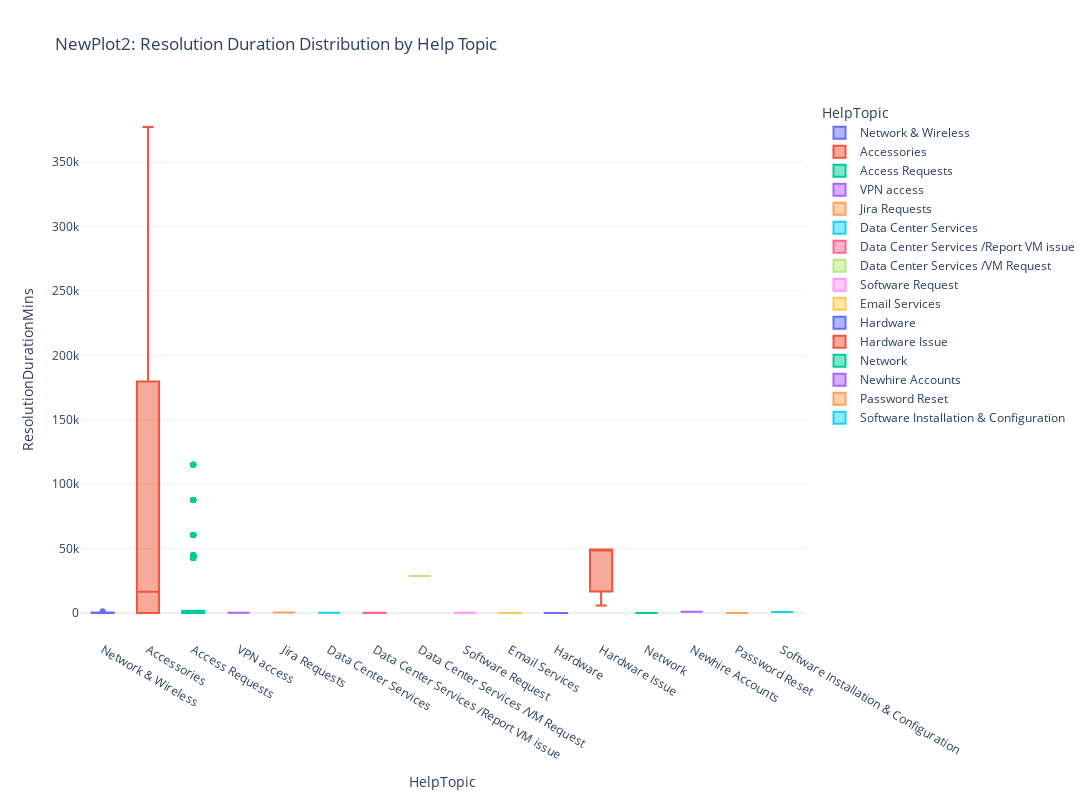

The cell this chart's notebook holds for it:
### Markdown cell above
***NewPlot2*** below  is box plot that visualizes the distribution of resolution durations for different help topics in the DataFrame. 

The plot is categorized by the 'HelpTopic' on the x-axis, with the 'ResolutionDurationMins' on the y-axis, showing how resolution times vary across different topics. 

Each help topic is color-coded for easy distinction. The chart is customized in size and style (using the 'plotly_white' template) to enhance visual clarity and presentation, providing a useful tool for analyzing patterns or outliers in resolution times across various help topics.

### Code cell
fig = px.box(df, x='HelpTopic', y='ResolutionDurationMins',
             color='HelpTopic',
             title='NewPlot2: Resolution Duration Distribution by Help Topic')

# Adjust the size of the chart
fig.update_layout(width=1200, height=800, template='plotly_white')  

fig.show()

### Figure 1 — Plotly figure (JSON) as saved in the notebook; plotly's stock layout.template omitted (floating-point values rounded to 4 significant figures; data arrays with more than 128 entries replaced by an {"elided": "..."} marker saying what was removed)
{"data": [{"alignmentgroup": "True", "hovertemplate": "HelpTopic=%{x}<br>ResolutionDurationMins=%{y}<extra></extra>", "legendgroup": "Network & Wireless", "marker": {"color": "#636efa"}, "name": "Network & Wireless", "notched": false, "offsetgroup": "Network & Wireless", "orientation": "v", "showlegend": true, "type": "box", "x": ["Network & Wireless", "Network & Wireless", "Network & Wireless", "Network & Wireless", "Network & Wireless", "Network & Wireless", "Network & Wireless"], "x0": " ", "xaxis": "x", "y": [62, 21, 21, 1411, 41, 434, 21], "y0": " ", "yaxis": "y"}, {"alignmentgroup": "True", "hovertemplate": "HelpTopic=%{x}<br>ResolutionDurationMins=%{y}<extra></extra>", "legendgroup": "Accessories", "marker": {"color": "#EF553B"}, "name": "Accessories", "notched": false, "offsetgroup": "Accessories", "orientation": "v", "showlegend": true, "type": "box", "x": ["Accessories", "Accessories", "Accessories", "Accessories", "Accessories", "Accessories", "Accessories", "Accessories", "Accessories", "Accessories", "Accessories", "Accessories", "Accessories", "Accessories", "Accessories", "Accessories", "Accessories", "Accessories", "Accessories", "Accessories", "Accessories", "Accessories", "Accessories", "Accessories", "Accessories", "Accessories", "Accessories", "Accessories", "Accessories", "Accessories", "Accessories", "Accessories", "Accessories", "Accessories", "Accessories", "Accessories", "Accessories", "Accessories", "Accessories", "Accessories", "Accessories", "Accessories", "Accessories", "Accessories", "Accessories", "Accessories", "Accessories", "Accessories", "Accessories", "Accessories", "Accessories", "Accessories", "Accessories", "Accessories", "Accessories", "Accessories", "Accessories", "Accessories", "Accessories", "Accessories", "Accessories", "Accessories", "Accessories", "Accessories", "Accessories", "Accessories", "Accessories", "Accessories", "Accessories", "Accessories", "Accessories", "Accessories", "Accessories", "Accessories", "Accessories", "Accessories", "Accessories", "Accessories", "Accessories", "Accessories", "Accessories", "Accessories", "Accessories", "Accessories", "Accessories", "Accessories", "Accessories", "Accessories", "Accessories", "Accessories", "Accessories", "Accessories", "Accessories", "Accessories", "Accessories", "Accessories", "Accessories", "Accessories", "Accessories", "Accessories", "Accessories", "Accessories", "Accessories", "Accessories", "Accessories", "Accessories", "Accessories", "Accessories", "Accessories", "Accessories", "Accessories", "Accessories", "Accessories", "Accessories", "Accessories", "Accessories", "Accessories", "Accessories", "Accessories", "Accessories", "Accessories", "Accessories"], "x0": " ", "xaxis": "x", "y": [1507, 1507, 1507, 1507, 1507, 179830, 179830, 179830, 179830, 179830, 179830, 179830, 156633, 137867, 137867, 137867, 156633, 156633, 156633, 156633, 156633, 12, 1629, 1629, 1629, 1629, 1629, 1629, 1629, 1629, 16404, 16404, 16404, 16404, 16404, 16404, 16404, 16404, 370369, 370369, 370369, 370369, 370369, 370369, 370369, 198610, 198610, 198610, 198610, 198610, 198610, 198610, 198610, 198610, 198610, 4, 4, 5640, 5640, 5640, 5640, 5640, 5640, 5640, 5640, 5640, 5640, 5640, 286342, 286342, 286342, 286342, 286342, 286342, 286342, 377344, 377344, 377344, 377344, 377344, 377344, 22591, 22591, 22591, 22591, 175555, 175555, 175555, 175555, 175555, 175555, 0, 0, 0, 0, 0, 0, 0, 0, 0, 0, 0, 0, 0, 0, 0, 0, 0, 0, 0, 0, 0, 0, 0, 0, 0, 0, 0, 0, 57674, 57674, 57674], "y0": " ", "yaxis": "y"}, {"alignmentgroup": "True", "hovertemplate": "HelpTopic=%{x}<br>ResolutionDurationMins=%{y}<extra></extra>", "legendgroup": "Access Requests", "marker": {"color": "#00cc96"}, "name": "Access Requests", "notched": false, "offsetgroup": "Access Requests", "orientation": "v", "showlegend": true, "type": "box", "x": {"elided": "243 str values"}, "x0": " ", "xaxis": "x", "y": {"elided": "243 int values"}, "y0": " ", "yaxis": "y"}, {"alignmentgroup": "True", "hovertemplate": "HelpTopic=%{x}<br>ResolutionDurationMins=%{y}<extra></extra>", "legendgroup": "VPN access", "marker": {"color": "#ab63fa"}, "name": "VPN access", "notched": false, "offsetgroup": "VPN access", "orientation": "v", "showlegend": true, "type": "box", "x": ["VPN access"], "x0": " ", "xaxis": "x", "y": [206], "y0": " ", "yaxis": "y"}, {"alignmentgroup": "True", "hovertemplate": "HelpTopic=%{x}<br>ResolutionDurationMins=%{y}<extra></extra>", "legendgroup": "Jira Requests", "marker": {"color": "#FFA15A"}, "name": "Jira Requests", "notched": false, "offsetgroup": "Jira Requests", "orientation": "v", "showlegend": true, "type": "box", "x": ["Jira Requests"], "x0": " ", "xaxis": "x", "y": [363], "y0": " ", "yaxis": "y"}, {"alignmentgroup": "True", "hovertemplate": "HelpTopic=%{x}<br>ResolutionDurationMins=%{y}<extra></extra>", "legendgroup": "Data Center Services", "marker": {"color": "#19d3f3"}, "name": "Data Center Services", "notched": false, "offsetgroup": "Data Center Services", "orientation": "v", "showlegend": true, "type": "box", "x": ["Data Center Services"], "x0": " ", "xaxis": "x", "y": [242.4], "y0": " ", "yaxis": "y"}, {"alignmentgroup": "True", "hovertemplate": "HelpTopic=%{x}<br>ResolutionDurationMins=%{y}<extra></extra>", "legendgroup": "Data Center Services /Report VM issue", "marker": {"color": "#FF6692"}, "name": "Data Center Services /Report VM issue", "notched": false, "offsetgroup": "Data Center Services /Report VM issue", "orientation": "v", "showlegend": true, "type": "box", "x": ["Data Center Services /Report VM issue", "Data Center Services /Report VM issue"], "x0": " ", "xaxis": "x", "y": [24.77, 153.8], "y0": " ", "yaxis": "y"}, {"alignmentgroup": "True", "hovertemplate": "HelpTopic=%{x}<br>ResolutionDurationMins=%{y}<extra></extra>", "legendgroup": "Data Center Services /VM Request", "marker": {"color": "#B6E880"}, "name": "Data Center Services /VM Request", "notched": false, "offsetgroup": "Data Center Services /VM Request", "orientation": "v", "showlegend": true, "type": "box", "x": ["Data Center Services /VM Request"], "x0": " ", "xaxis": "x", "y": [28700.0], "y0": " ", "yaxis": "y"}, {"alignmentgroup": "True", "hovertemplate": "HelpTopic=%{x}<br>ResolutionDurationMins=%{y}<extra></extra>", "legendgroup": "Software Request", "marker": {"color": "#FF97FF"}, "name": "Software Request", "notched": false, "offsetgroup": "Software Request", "orientation": "v", "showlegend": true, "type": "box", "x": ["Software Request", "Software Request"], "x0": " ", "xaxis": "x", "y": [256, 256], "y0": " ", "yaxis": "y"}, {"alignmentgroup": "True", "hovertemplate": "HelpTopic=%{x}<br>ResolutionDurationMins=%{y}<extra></extra>", "legendgroup": "Email Services", "marker": {"color": "#FECB52"}, "name": "Email Services", "notched": false, "offsetgroup": "Email Services", "orientation": "v", "showlegend": true, "type": "box", "x": ["Email Services", "Email Services"], "x0": " ", "xaxis": "x", "y": [1.35, 43.27], "y0": " ", "yaxis": "y"}, {"alignmentgroup": "True", "hovertemplate": "HelpTopic=%{x}<br>ResolutionDurationMins=%{y}<extra></extra>", "legendgroup": "Hardware", "marker": {"color": "#636efa"}, "name": "Hardware", "notched": false, "offsetgroup": "Hardware", "orientation": "v", "showlegend": true, "type": "box", "x": ["Hardware", "Hardware"], "x0": " ", "xaxis": "x", "y": [38, 12], "y0": " ", "yaxis": "y"}, {"alignmentgroup": "True", "hovertemplate": "HelpTopic=%{x}<br>ResolutionDurationMins=%{y}<extra></extra>", "legendgroup": "Hardware Issue", "marker": {"color": "#EF553B"}, "name": "Hardware Issue", "notched": false, "offsetgroup": "Hardware Issue", "orientation": "v", "showlegend": true, "type": "box", "x": ["Hardware Issue", "Hardware Issue", "Hardware Issue"], "x0": " ", "xaxis": "x", "y": [5840.0, 49230.0, 49230.0], "y0": " ", "yaxis": "y"}, {"alignmentgroup": "True", "hovertemplate": "HelpTopic=%{x}<br>ResolutionDurationMins=%{y}<extra></extra>", "legendgroup": "Network", "marker": {"color": "#00cc96"}, "name": "Network", "notched": false, "offsetgroup": "Network", "orientation": "v", "showlegend": true, "type": "box", "x": ["Network", "Network"], "x0": " ", "xaxis": "x", "y": [12, 12], "y0": " ", "yaxis": "y"}, {"alignmentgroup": "True", "hovertemplate": "HelpTopic=%{x}<br>ResolutionDurationMins=%{y}<extra></extra>", "legendgroup": "Newhire Accounts", "marker": {"color": "#ab63fa"}, "name": "Newhire Accounts", "notched": false, "offsetgroup": "Newhire Accounts", "orientation": "v", "showlegend": true, "type": "box", "x": ["Newhire Accounts"], "x0": " ", "xaxis": "x", "y": [984.3], "y0": " ", "yaxis": "y"}, {"alignmentgroup": "True", "hovertemplate": "HelpTopic=%{x}<br>ResolutionDurationMins=%{y}<extra></extra>", "legendgroup": "Password Reset", "marker": {"color": "#FFA15A"}, "name": "Password Reset", "notched": false, "offsetgroup": "Password Reset", "orientation": "v", "showlegend": true, "type": "box", "x": ["Password Reset"], "x0": " ", "xaxis": "x", "y": [20.52], "y0": " ", "yaxis": "y"}, {"alignmentgroup": "True", "hovertemplate": "HelpTopic=%{x}<br>ResolutionDurationMins=%{y}<extra></extra>", "legendgroup": "Software Installation & Configuration", "marker": {"color": "#19d3f3"}, "name": "Software Installation & Configuration", "notched": false, "offsetgroup": "Software Installation & Configuration", "orientation": "v", "showlegend": true, "type": "box", "x": ["Software Installation & Configuration"], "x0": " ", "xaxis": "x", "y": [828.2], "y0": " ", "yaxis": "y"}], "layout": {"boxmode": "overlay", "height": 800, "legend": {"title": {"text": "HelpTopic"}, "tracegroupgap": 0}, "title": {"text": "NewPlot2: Resolution Duration Distribution by Help Topic"}, "width": 1200, "xaxis": {"anchor": "y", "categoryarray": ["Network & Wireless", "Accessories", "Access Requests", "VPN access", "Jira Requests", "Data Center Services", "Data Center Services /Report VM issue", "Data Center Services /VM Request", "Software Request", "Email Services", "Hardware", "Hardware Issue", "Network", "Newhire Accounts", "Password Reset", "Software Installation & Configuration"], "categoryorder": "array", "domain": [0, 1], "title": {"text": "HelpTopic"}}, "yaxis": {"anchor": "x", "domain": [0, 1], "title": {"text": "ResolutionDurationMins"}}}}
